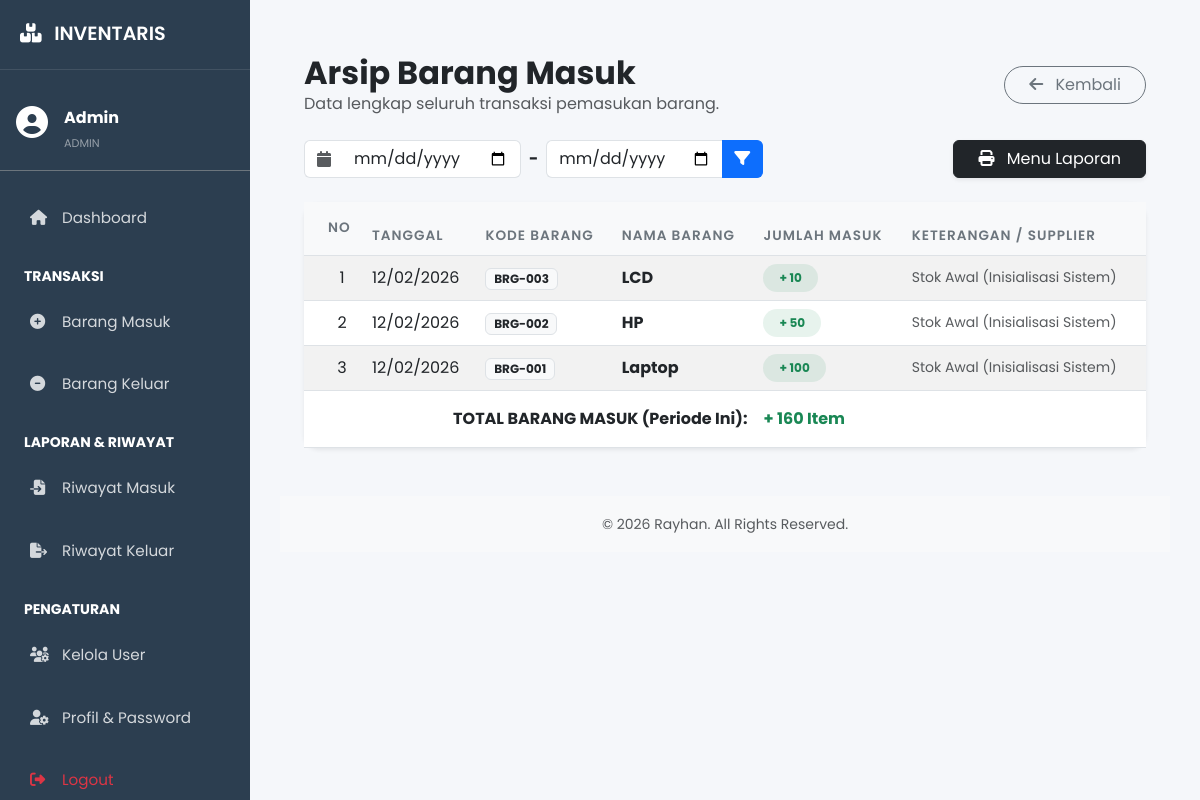
Page /pages/riwayat_masuk.php (signed in) on the committed database.
### tables this page shows
CREATE TABLE `barang_masuk` (
  `id` int(11) NOT NULL,
  `barang_id` int(11) DEFAULT NULL,
  `jumlah` int(11) DEFAULT NULL,
  `tanggal` date DEFAULT NULL,
  `keterangan` text DEFAULT NULL
);

CREATE TABLE `barang` (
  `id` int(11) NOT NULL,
  `kode_barang` varchar(20) DEFAULT NULL,
  `nama_barang` varchar(100) DEFAULT NULL,
  `stok` int(11) DEFAULT 0,
  `satuan` varchar(20) DEFAULT NULL,
  `created_at` timestamp NOT NULL DEFAULT current_timestamp()
);

### pages/riwayat_masuk.php (the view, shortened to what this page needs)
<?php
include '../layout/header.php';
include '../layout/sidebar.php';
?>
<div class="container-fluid px-4">
    <div class="d-flex justify-content-between align-items-center mt-4 mb-4">
        <div>
            <h2 class="fw-bold mb-0 text-dark">Arsip Barang Masuk</h2>
            <p class="text-muted mb-0">Data lengkap seluruh transaksi pemasukan barang.</p>
        </div>
        <a href="barang_masuk.php" class="btn btn-outline-secondary rounded-pill px-4">
            <i class="fas fa-arrow-left me-2"></i> Kembali
        </a>
    </div>
    <div class="d-flex flex-column flex-md-row justify-content-between align-items-center mb-4 gap-3">
        <form action="" method="GET" class="d-flex gap-2">
            <div class="input-group">
                <span class="input-group-text bg-white border-end-0"><i class="fas fa-calendar text-muted"></i></span>
                <input type="date" name="tgl_mulai" class="form-control border-start-0"
                       value="<?= isset($_GET['tgl_mulai']) ? $_GET['tgl_mulai'] : ''; ?>"
                       title="Dari Tanggal">
            </div>
            <span class="align-self-center fw-bold">-</span>
            <div class="input-group">
                <input type="date" name="tgl_selesai" class="form-control border-end-0"
                       value="<?= isset($_GET['tgl_selesai']) ? $_GET['tgl_selesai'] : ''; ?>"
                       title="Sampai Tanggal">
                <button type="submit" class="btn btn-primary border-start-0" title="Terapkan Filter">
                    <i class="fas fa-filter"></i>
                </button>
            </div>
        </form>
        <div>
            <button type="button" class="btn btn-dark shadow-sm px-4" data-bs-toggle="modal" data-bs-target="#modalCetak">
                <i class="fas fa-print me-2"></i> Menu Laporan
            </button>
        </div>
    </div>
    <div class="card border-0 shadow-sm mb-5">
        <div class="card-body p-0">
            <div class="table-responsive">
                <table class="table table-striped table-hover mb-0 align-middle">
                    <thead class="bg-primary text-white">
                        <tr>
                            <th class="ps-4 py-3">No</th>
                            <th>Tanggal</th>
                            <th>Kode Barang</th>
                            <th>Nama Barang</th>
                            <th>Jumlah Masuk</th>
                            <th>Keterangan / Supplier</th>
                        </tr>
                    </thead>
                    <tbody>
                        <?php
                        $sql = "SELECT barang_masuk.*, barang.nama_barang, barang.kode_barang
                                FROM barang_masuk
                                JOIN barang ON barang_masuk.barang_id = barang.id";
                        $sql .= " ORDER BY tanggal DESC, id DESC";
                        $query = mysqli_query($conn, $sql);
                        $no = 1;
                        $total_item = 0;
                        if(mysqli_num_rows($query) == 0):
                            echo "<tr><td colspan='6' class='text-center py-5 text-muted'>Tidak ada data ditemukan pada periode ini.</td></tr>";
                        else:
                            while($row = mysqli_fetch_array($query)):
                                $total_item += $row['jumlah'];
                        ?>
                        <tr>
                            <td class="ps-4 text-center"><?= $no++; ?></td>
                            <td><?= date('d/m/Y', strtotime($row['tanggal'])); ?></td>
                            <td><span class="badge bg-light text-dark border"><?= $row['kode_barang']; ?></span></td>
                            <td class="fw-bold"><?= $row['nama_barang']; ?></td>
                            <td>
                                <span class="badge bg-success bg-opacity-10 text-success px-3 py-2 rounded-pill">
                                    + <?= $row['jumlah']; ?>
                                </span>
                            </td>
                            <td class="text-muted small"><?= $row['keterangan']; ?></td>
                        </tr>
                        <?php
                            endwhile;
                        endif;
                        ?>
                    </tbody>
                    <?php if(mysqli_num_rows($query) > 0): ?>
                    <tfoot class="bg-light fw-bold">
                        <tr>
                            <td colspan="4" class="text-end py-3">TOTAL BARANG MASUK (Periode Ini):</td>
                            <td colspan="2" class="text-success py-3">+ <?= $total_item; ?> Item</td>
                        </tr>
                    </tfoot>
                    <?php endif; ?>
                </table>
            </div>
        </div>
    </div>
</div>
<?php include '../layout/footer.php'; ?>

### assets/css/style.css (style rules this page uses)
body { font-family: "Poppins", sans-serif; background-color: #f5f7fa; overflow-x: hidden; }
.card { border: none; border-radius: 15px; box-shadow: 0 5px 15px rgba(0, 0, 0, 0.05); transition: transform 0.3s; }
.table thead th { background-color: #f8f9fa; border-top: none; color: #6c757d; font-weight: 600; font-size: 0.85rem; text-transform: uppercase; letter-spacing: 1px; }

### rows in the picture
barang_masuk: tanggal "12/02/2026", barang.kode_barang "BRG-003", barang.nama_barang "LCD", jumlah "10", keterangan "Stok Awal (Inisialisasi Sistem)"
barang_masuk: tanggal "12/02/2026", barang.kode_barang "BRG-002", barang.nama_barang "HP", jumlah "50", keterangan "Stok Awal (Inisialisasi Sistem)"
barang_masuk: tanggal "12/02/2026", barang.kode_barang "BRG-001", barang.nama_barang "Laptop", jumlah "100", keterangan "Stok Awal (Inisialisasi Sistem)"

### other values in the picture
$_SESSION['nama'] "Admin"
$_SESSION['role'] "ADMIN"
$total_item "160"
